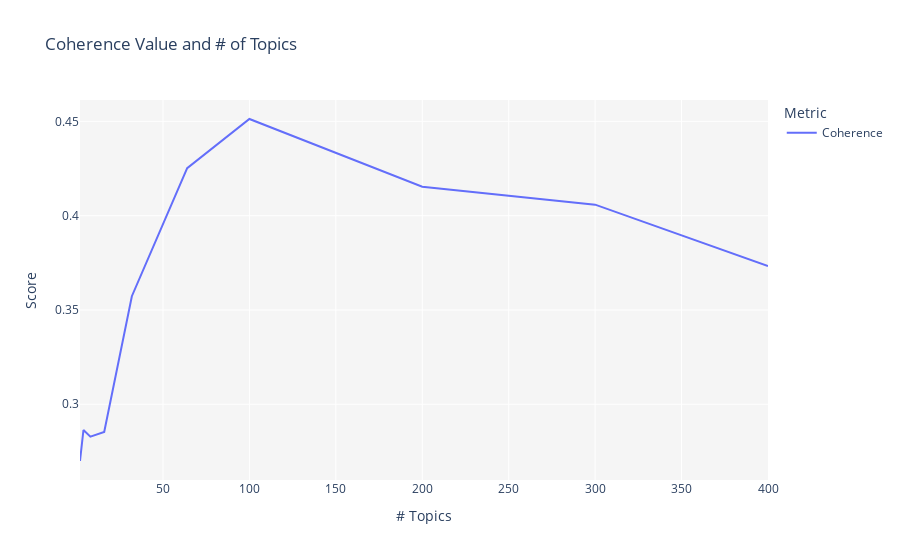

Write notebook code for a chart like this one.
### Markdown cell above
#### 2) Unit Tests

### Code cell
import unittest

class ToplicModelingTestSet(unittest.TestCase):
    """
    Unit testing for the custom topic modeling class implemented to classify 
    telecommunications complaints.
    """

    def setUp(self):
        """
        Set up the test set.
        """
        self.sample_size = 100
        self.random_seed = 2000
        self.data = df_complaints_balance.sample(n=self.sample_size, random_state=self.random_seed)
        self.target = 'review_content_clean'
        self.model = 'lda'
        self.num_topics = 6
        self.fold = 2

    def test_class_exist(self):
        """
        Test if the class exists.
        """
        self.assertIsNotNone(TopicModeling)

    def test_class_init(self):
        """
        Test if the class can be initialized.
        """
        topic_modeler = TopicModeling(self.data, self.random_seed)
        self.assertIsNotNone(topic_modeler)
        self.assertEqual(topic_modeler.data.shape[0], self.data.shape[0])

    def test_class_setup(self):
        """
        Test the text pre-processing steps.
        """
        topic_modeler = TopicModeling(self.data, self.random_seed)
        result = topic_modeler.setup(target=self.target, custom_stopwords=None, verbose=False)
        self.assertEqual(len(result['text']), self.data.shape[0])
        self.assertIsNotNone(result['corpus'])
        self.assertIsNotNone(result['id2word'])

    def test_class_create_model(self):
        """
        Test the model creation.
        """
        # create the topic modeler and perform the pre-processing steps
        topic_modeler = TopicModeling(self.data, self.random_seed)
        topic_modeler.setup(target=self.target, custom_stopwords=None, verbose=False)

        # create the model
        model = topic_modeler.create_model(model=self.model, num_topics=self.num_topics, verbose=False)
        self.assertIsNotNone(model)
        self.assertIsInstance(model, gensim.models.ldamulticore.LdaMulticore)
        self.assertEqual(len(model.get_topics()), self.num_topics)

    def test_class_create_tuned_model(self):
        """
        Test the model creation with optimized parameters.
        """
        # create the topic modeler and perform the pre-processing steps
        topic_modeler = TopicModeling(self.data, self.random_seed)
        topic_modeler.setup(target=self.target, custom_stopwords=None, verbose=False)

        # create the model
        model = topic_modeler.create_tuned_model(model=self.model, fold=self.fold, verbose=False)
        self.assertIsNotNone(model)
        self.assertIsInstance(model, gensim.models.ldamulticore.LdaMulticore)


# execute the topic modeling tests
unittest.main(argv=['ignored', '-v'], exit=False)
#unittest.main(argv=['ignored', '-v', 'ToplicModelingTestSet.test_class_create_tuned_model'], exit=False)

### Figure 1 — Plotly figure (JSON) as saved in the notebook; plotly's stock layout.template omitted (floating-point values rounded to 4 significant figures)
{"data": [{"hovertemplate": "Metric=Coherence<br># Topics=%{x}<br>Score=%{y}<extra></extra>", "legendgroup": "Coherence", "line": {"color": "#636efa", "dash": "solid", "shape": "linear"}, "marker": {"symbol": "circle"}, "mode": "lines", "name": "Coherence", "orientation": "v", "showlegend": true, "type": "scatter", "x": [2, 4, 8, 16, 32, 64, 100, 200, 300, 400], "xaxis": "x", "y": [0.2699, 0.2864, 0.2828, 0.2853, 0.3573, 0.4252, 0.4513, 0.4154, 0.4058, 0.3733], "yaxis": "y"}], "layout": {"legend": {"title": {"text": "Metric"}, "tracegroupgap": 0}, "plot_bgcolor": "rgb(245,245,245)", "title": {"text": "Coherence Value and # of Topics"}, "xaxis": {"anchor": "y", "domain": [0, 1], "title": {"text": "# Topics"}}, "yaxis": {"anchor": "x", "domain": [0, 1], "title": {"text": "Score"}}}}
